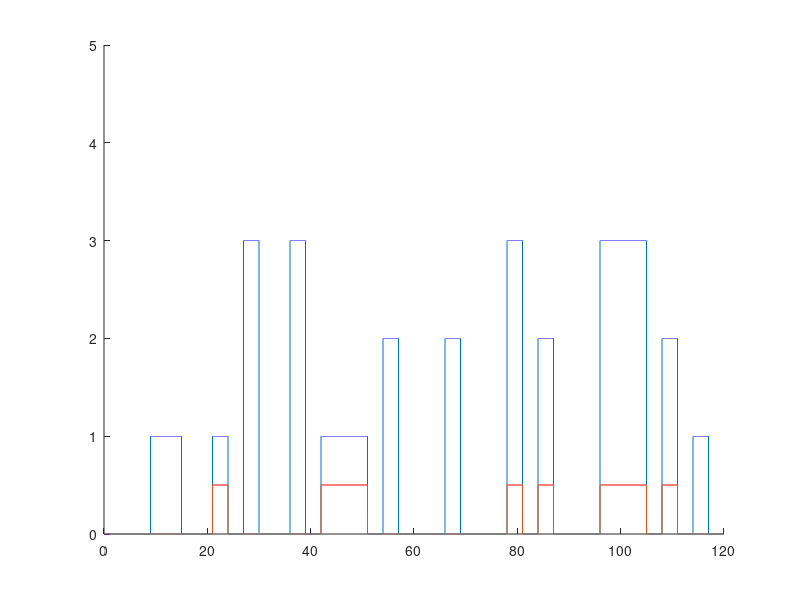

The MATLAB script that drew this image:
% Parameters
T = 120000;
minSpace = 3000;
numOfReaches = 12;

% Generate transitions times
maxRandNum = T/minSpace;
transition = zeros(2*numOfReaches,1);
notunique = 0;
for i=1:(2*numOfReaches)
  while (1)
    randnum = randi([1,maxRandNum]);
    for j=1:(i-1)
      if (randnum == transition(j))
        notunique = 1;
        break;
      end
      notunique = 0;
    end
    if (notunique)
      continue;
    else
      transition(i) = randnum;
      break;
    end
  end
end
transition = sort(transition)*minSpace;




% Generate color and go no oghoice
choice_bag = [ [ones(numOfReaches/6,1), ones(numOfReaches/6,1).*0]; ...
               [ones(numOfReaches/6,1), ones(numOfReaches/6,1).*1]; ...
               [ones(numOfReaches/6,1).*2, ones(numOfReaches/6,1).*0]; ...
               [ones(numOfReaches/6,1).*2, ones(numOfReaches/6,1).*1]; ...
               [ones(numOfReaches/6,1).*3, ones(numOfReaches/6,1).*0]; ...
               [ones(numOfReaches/6,1).*3, ones(numOfReaches/6,1).*1;] ];

% option 1
used = zeros(numOfReaches,1);
colors = zeros(numOfReaches,1);
gonogo = zeros(numOfReaches,1);

for i=1:numOfReaches;
  while(1)
    randInx = randi([1,numOfReaches]);
    if (used(randInx) == 1)
      continue;
    else
      used(randInx) = 1;
      colors(i) = choice_bag(randInx,1);
      gonogo(i) = choice_bag(randInx,2);
      break;
    end
  end
end
gonogo = gonogo*0.5;
task_type = [colors, gonogo];


% Sim
trans_iter = 1;
task_iter = 1;
taskOn = 0;
color_cmd = zeros(1,T);
gonogo_cmd = zeros(1,T);
for t=1:T

  % Transitions
  if ((t >= transition(trans_iter)) && (trans_iter < 2*numOfReaches))
    trans_iter = trans_iter + 1;

    % task flag
    if (taskOn == 0)
      taskOn = 1;
    elseif (taskOn == 1)
      taskOn = 0;
      task_iter = task_iter + 1;
    end
  elseif (t >= transition(end))
    taskOn = 0;
  end

  % Commands
  if (taskOn)
    color_cmd(t) = task_type(task_iter,1);
    gonogo_cmd(t) = task_type(task_iter,2);
  else
    color_cmd(t) = 0;
    gonogo_cmd(t) = 0;
  end

end

figure; hold all;
  plot((1:T)./1000,color_cmd);
  plot((1:T)./1000,gonogo_cmd);
  ylim([0,5]);



